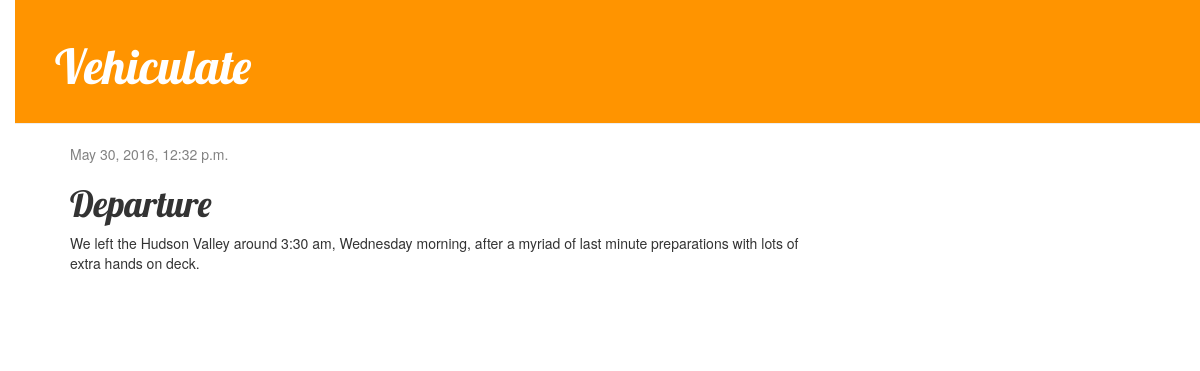
The app's page /post/1/ with its own data.
### blog/models.py (models this page shows, shortened)
class Post(models.Model):
    author = models.ForeignKey('auth.User')
    title = models.CharField(max_length=200)
    text = models.TextField()
    created_date = models.DateTimeField(
            default=timezone.now)
    published_date = models.DateTimeField(
            blank=True, null=True)

### blog/views.py (the view)
# urls.py: url(r'^post/(?P<pk>\d+)/$', views.post_detail, name='post_detail'),
def post_detail(request, pk):
    post = get_object_or_404(Post, pk=pk)
    return render(request, 'blog/post_detail.html', {'post': post})

### blog/templates/blog/post_detail.html (shortened to what this page needs)
{% extends 'blog/base.html' %}
{% block content %}
    <div class="post">
        {% if post.published_date %}
            <div class="date">
                {{ post.published_date }}
            </div>
        {% endif %}
        <h1>{{ post.title }}</h1>
        <p>{{ post.text|linebreaks }}</p>
    </div>
{% endblock %}

### blog/static/css/blog.css (style rules this page uses)
body { padding-left: 15px; }
h1, h2, h3, h4 { font-family: 'Lobster', cursive; }
.date { color: #828282; }
.post { margin-bottom: 70px; }

### records on screen
Post: published_date "May 30, 2016, 12:32 p.m.", title "Departure", text "We left the Hudson Valley around 3:30 am, Wednesday morning, after a myriad of last minute preparations with lots of extra hands on deck."
